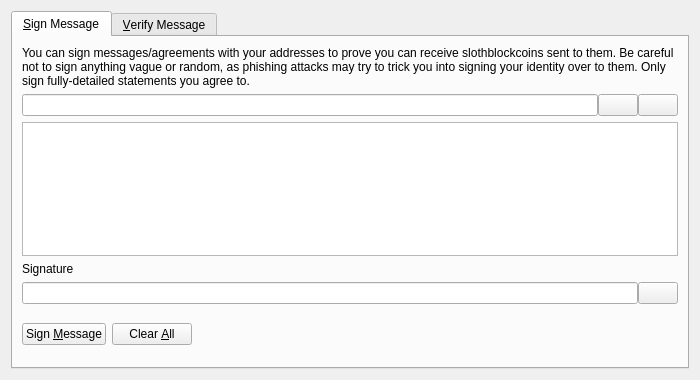
<?xml version="1.0" encoding="UTF-8"?>
<ui version="4.0">
 <class>SignVerifyMessageDialog</class>
 <widget class="QDialog" name="SignVerifyMessageDialog">
  <property name="geometry">
   <rect>
    <x>0</x>
    <y>0</y>
    <width>700</width>
    <height>380</height>
   </rect>
  </property>
  <property name="windowTitle">
   <string>Signatures - Sign / Verify a Message</string>
  </property>
  <property name="modal">
   <bool>true</bool>
  </property>
  <layout class="QVBoxLayout" name="verticalLayout">
   <item>
    <widget class="QTabWidget" name="tabWidget">
     <property name="currentIndex">
      <number>0</number>
     </property>
     <widget class="QWidget" name="tabSignMessage">
      <attribute name="title">
       <string>&amp;Sign Message</string>
      </attribute>
      <layout class="QVBoxLayout" name="verticalLayout_SM">
       <item>
        <widget class="QLabel" name="infoLabel_SM">
         <property name="text">
          <string>You can sign messages/agreements with your addresses to prove you can receive slothblockcoins sent to them. Be careful not to sign anything vague or random, as phishing attacks may try to trick you into signing your identity over to them. Only sign fully-detailed statements you agree to.</string>
         </property>
         <property name="textFormat">
          <enum>Qt::PlainText</enum>
         </property>
         <property name="wordWrap">
          <bool>true</bool>
         </property>
        </widget>
       </item>
       <item>
        <layout class="QHBoxLayout" name="horizontalLayout_1_SM">
         <property name="spacing">
          <number>0</number>
         </property>
         <item>
          <widget class="QValidatedLineEdit" name="addressIn_SM">
           <property name="toolTip">
            <string>The SlothBlockCoin address to sign the message with</string>
           </property>
          </widget>
         </item>
         <item>
          <widget class="QPushButton" name="addressBookButton_SM">
           <property name="toolTip">
            <string>Choose previously used address</string>
           </property>
           <property name="text">
            <string/>
           </property>
           <property name="icon">
            <iconset resource="../bitcoin.qrc">
             <normaloff>:/icons/address-book</normaloff>:/icons/address-book</iconset>
           </property>
           <property name="shortcut">
            <string>Alt+A</string>
           </property>
           <property name="autoDefault">
            <bool>false</bool>
           </property>
          </widget>
         </item>
         <item>
          <widget class="QPushButton" name="pasteButton_SM">
           <property name="toolTip">
            <string>Paste address from clipboard</string>
           </property>
           <property name="text">
            <string/>
           </property>
           <property name="icon">
            <iconset resource="../bitcoin.qrc">
             <normaloff>:/icons/editpaste</normaloff>:/icons/editpaste</iconset>
           </property>
           <property name="shortcut">
            <string>Alt+P</string>
           </property>
           <property name="autoDefault">
            <bool>false</bool>
           </property>
          </widget>
         </item>
        </layout>
       </item>
       <item>
        <widget class="QPlainTextEdit" name="messageIn_SM">
         <property name="toolTip">
          <string>Enter the message you want to sign here</string>
         </property>
        </widget>
       </item>
       <item>
        <widget class="QLabel" name="signatureLabel_SM">
         <property name="text">
          <string>Signature</string>
         </property>
         <property name="textFormat">
          <enum>Qt::PlainText</enum>
         </property>
        </widget>
       </item>
       <item>
        <layout class="QHBoxLayout" name="horizontalLayout_2_SM">
         <property name="spacing">
          <number>0</number>
         </property>
         <item>
          <widget class="QLineEdit" name="signatureOut_SM">
           <property name="font">
            <font>
             <italic>true</italic>
            </font>
           </property>
           <property name="readOnly">
            <bool>true</bool>
           </property>
          </widget>
         </item>
         <item>
          <widget class="QPushButton" name="copySignatureButton_SM">
           <property name="toolTip">
            <string>Copy the current signature to the system clipboard</string>
           </property>
           <property name="text">
            <string/>
           </property>
           <property name="icon">
            <iconset resource="../bitcoin.qrc">
             <normaloff>:/icons/editcopy</normaloff>:/icons/editcopy</iconset>
           </property>
           <property name="autoDefault">
            <bool>false</bool>
           </property>
          </widget>
         </item>
        </layout>
       </item>
       <item>
        <layout class="QHBoxLayout" name="horizontalLayout_3_SM">
         <item>
          <widget class="QPushButton" name="signMessageButton_SM">
           <property name="toolTip">
            <string>Sign the message to prove you own this SlothBlockCoin address</string>
           </property>
           <property name="text">
            <string>Sign &amp;Message</string>
           </property>
           <property name="icon">
            <iconset resource="../bitcoin.qrc">
             <normaloff>:/icons/edit</normaloff>:/icons/edit</iconset>
           </property>
           <property name="autoDefault">
            <bool>false</bool>
           </property>
          </widget>
         </item>
         <item>
          <widget class="QPushButton" name="clearButton_SM">
           <property name="toolTip">
            <string>Reset all sign message fields</string>
           </property>
           <property name="text">
            <string>Clear &amp;All</string>
           </property>
           <property name="icon">
            <iconset resource="../bitcoin.qrc">
             <normaloff>:/icons/remove</normaloff>:/icons/remove</iconset>
           </property>
           <property name="autoDefault">
            <bool>false</bool>
           </property>
          </widget>
         </item>
         <item>
          <spacer name="horizontalSpacer_1_SM">
           <property name="orientation">
            <enum>Qt::Horizontal</enum>
           </property>
           <property name="sizeHint" stdset="0">
            <size>
             <width>40</width>
             <height>48</height>
            </size>
           </property>
          </spacer>
         </item>
         <item>
          <widget class="QLabel" name="statusLabel_SM">
           <property name="font">
            <font>
             <weight>75</weight>
             <bold>true</bold>
            </font>
           </property>
           <property name="text">
            <string/>
           </property>
           <property name="wordWrap">
            <bool>true</bool>
           </property>
          </widget>
         </item>
         <item>
          <spacer name="horizontalSpacer_2_SM">
           <property name="orientation">
            <enum>Qt::Horizontal</enum>
           </property>
           <property name="sizeHint" stdset="0">
            <size>
             <width>40</width>
             <height>48</height>
            </size>
           </property>
          </spacer>
         </item>
        </layout>
       </item>
      </layout>
     </widget>
     <widget class="QWidget" name="tabVerifyMessage">
      <attribute name="title">
       <string>&amp;Verify Message</string>
      </attribute>
      <layout class="QVBoxLayout" name="verticalLayout_VM">
       <item>
        <widget class="QLabel" name="infoLabel_VM">
         <property name="text">
          <string>Enter the receiver's address, message (ensure you copy line breaks, spaces, tabs, etc. exactly) and signature below to verify the message. Be careful not to read more into the signature than what is in the signed message itself, to avoid being tricked by a man-in-the-middle attack. Note that this only proves the signing party receives with the address, it cannot prove sendership of any transaction!</string>
         </property>
         <property name="textFormat">
          <enum>Qt::PlainText</enum>
         </property>
         <property name="alignment">
          <set>Qt::AlignLeading|Qt::AlignLeft|Qt::AlignTop</set>
         </property>
         <property name="wordWrap">
          <bool>true</bool>
         </property>
        </widget>
       </item>
       <item>
        <layout class="QHBoxLayout" name="horizontalLayout_1_VM">
         <property name="spacing">
          <number>0</number>
         </property>
         <item>
          <widget class="QValidatedLineEdit" name="addressIn_VM">
           <property name="toolTip">
            <string>The SlothBlockCoin address the message was signed with</string>
           </property>
          </widget>
         </item>
         <item>
          <widget class="QPushButton" name="addressBookButton_VM">
           <property name="toolTip">
            <string>Choose previously used address</string>
           </property>
           <property name="text">
            <string/>
           </property>
           <property name="icon">
            <iconset resource="../bitcoin.qrc">
             <normaloff>:/icons/address-book</normaloff>:/icons/address-book</iconset>
           </property>
           <property name="shortcut">
            <string>Alt+A</string>
           </property>
           <property name="autoDefault">
            <bool>false</bool>
           </property>
          </widget>
         </item>
        </layout>
       </item>
       <item>
        <widget class="QPlainTextEdit" name="messageIn_VM"/>
       </item>
       <item>
        <widget class="QValidatedLineEdit" name="signatureIn_VM"/>
       </item>
       <item>
        <layout class="QHBoxLayout" name="horizontalLayout_2_VM">
         <item>
          <widget class="QPushButton" name="verifyMessageButton_VM">
           <property name="toolTip">
            <string>Verify the message to ensure it was signed with the specified SlothBlockCoin address</string>
           </property>
           <property name="text">
            <string>Verify &amp;Message</string>
           </property>
           <property name="icon">
            <iconset resource="../bitcoin.qrc">
             <normaloff>:/icons/transaction_0</normaloff>:/icons/transaction_0</iconset>
           </property>
           <property name="autoDefault">
            <bool>false</bool>
           </property>
          </widget>
         </item>
         <item>
          <widget class="QPushButton" name="clearButton_VM">
           <property name="toolTip">
            <string>Reset all verify message fields</string>
           </property>
           <property name="text">
            <string>Clear &amp;All</string>
           </property>
           <property name="icon">
            <iconset resource="../bitcoin.qrc">
             <normaloff>:/icons/remove</normaloff>:/icons/remove</iconset>
           </property>
           <property name="autoDefault">
            <bool>false</bool>
           </property>
          </widget>
         </item>
         <item>
          <spacer name="horizontalSpacer_1_VM">
           <property name="orientation">
            <enum>Qt::Horizontal</enum>
           </property>
           <property name="sizeHint" stdset="0">
            <size>
             <width>40</width>
             <height>48</height>
            </size>
           </property>
          </spacer>
         </item>
         <item>
          <widget class="QLabel" name="statusLabel_VM">
           <property name="font">
            <font>
             <weight>75</weight>
             <bold>true</bold>
            </font>
           </property>
           <property name="text">
            <string/>
           </property>
           <property name="wordWrap">
            <bool>true</bool>
           </property>
          </widget>
         </item>
         <item>
          <spacer name="horizontalSpacer_2_VM">
           <property name="orientation">
            <enum>Qt::Horizontal</enum>
           </property>
           <property name="sizeHint" stdset="0">
            <size>
             <width>40</width>
             <height>48</height>
            </size>
           </property>
          </spacer>
         </item>
        </layout>
       </item>
      </layout>
     </widget>
    </widget>
   </item>
  </layout>
 </widget>
 <customwidgets>
  <customwidget>
   <class>QValidatedLineEdit</class>
   <extends>QLineEdit</extends>
   <header>qvalidatedlineedit.h</header>
  </customwidget>
 </customwidgets>
 <resources>
  <include location="../bitcoin.qrc"/>
 </resources>
 <connections/>
</ui>
